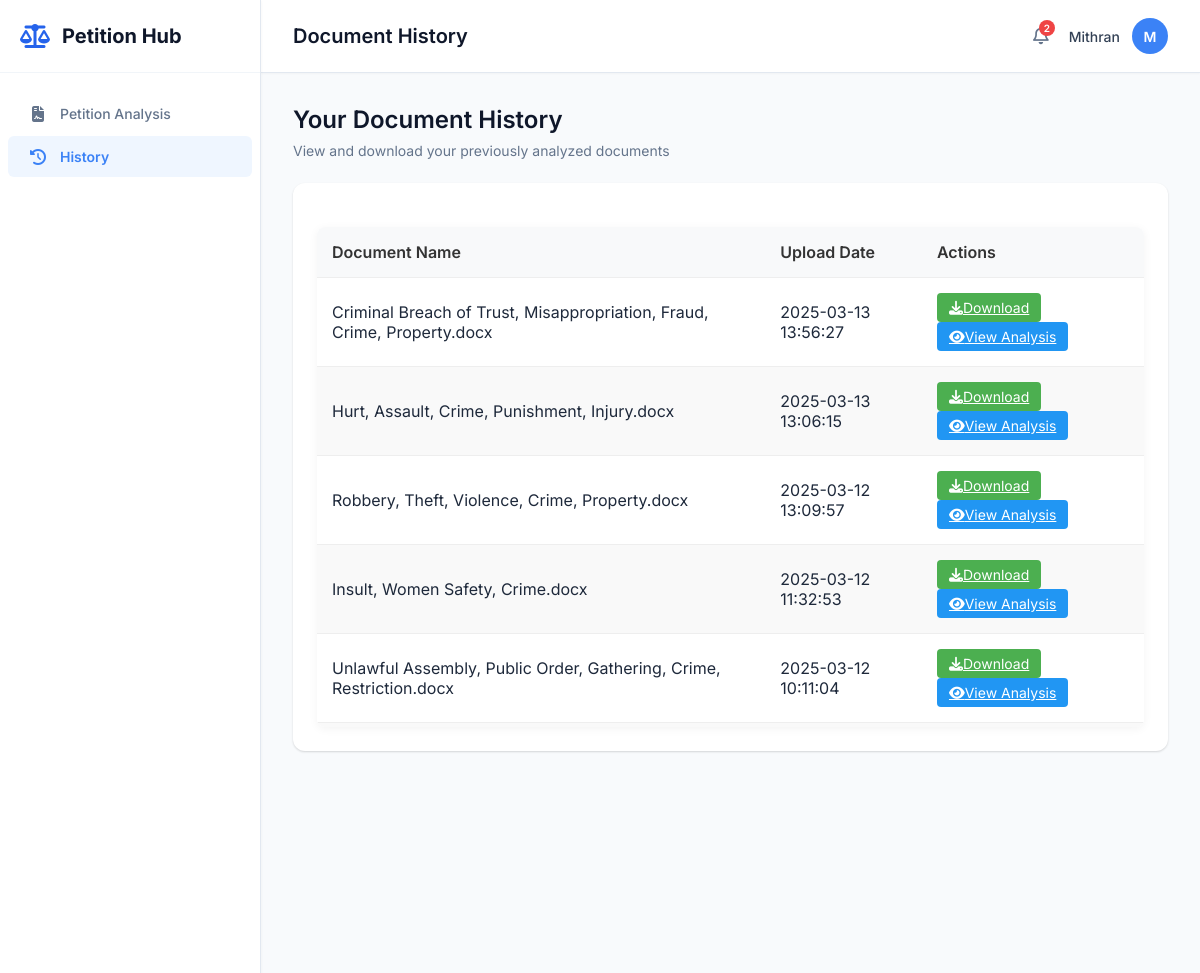
/history (signed in, upper part), run on an earlier commit of the app's database.
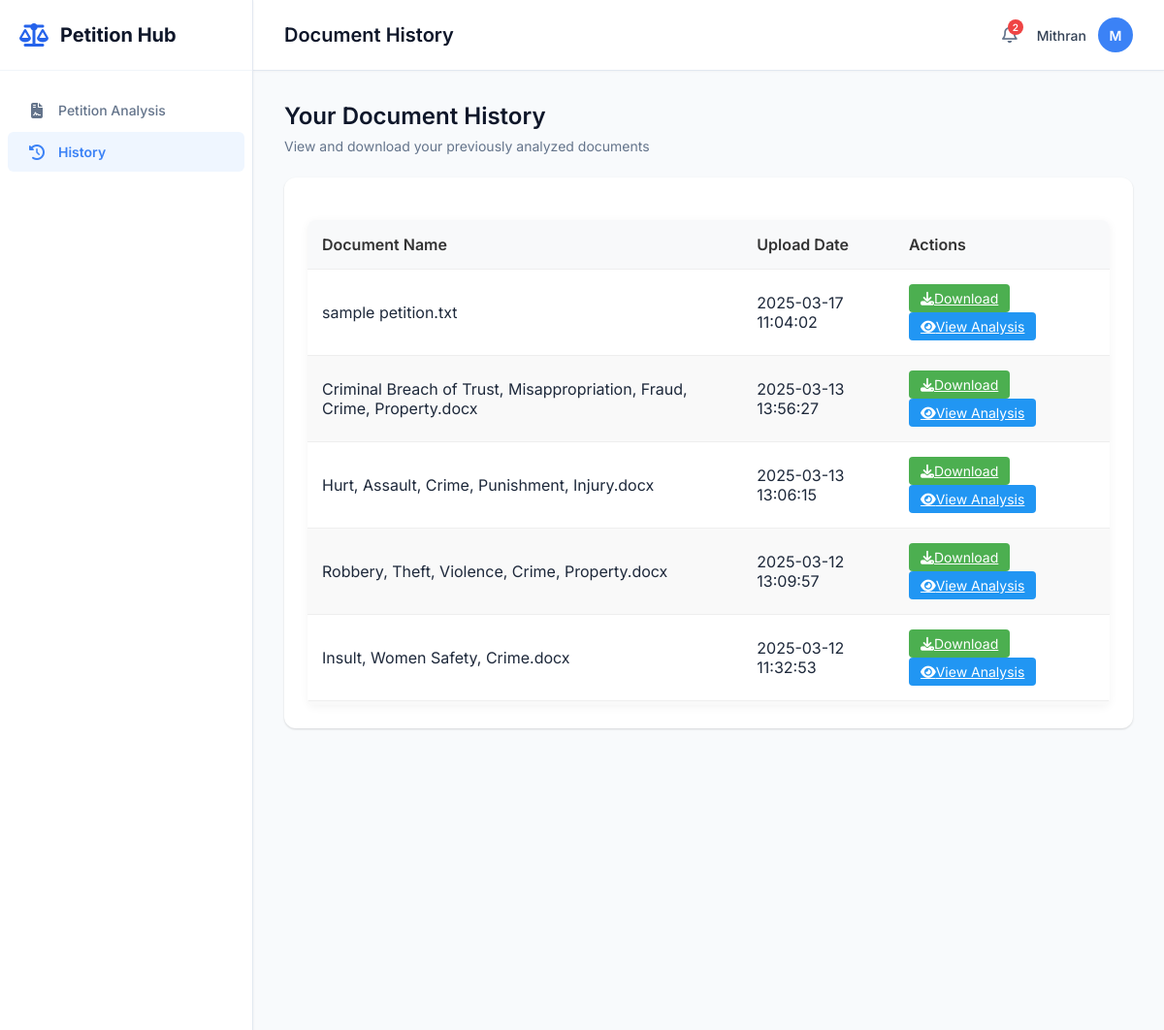
And on a later commit of the database.
### tables this page shows
CREATE TABLE document_history (
                        doc_id TEXT PRIMARY KEY,
                        user_id INTEGER NOT NULL,
                        filename TEXT NOT NULL,
                        original_filename TEXT NOT NULL,
                        upload_date TIMESTAMP NOT NULL,
                        analysis_results TEXT,
                        file_path TEXT NOT NULL,
                        FOREIGN KEY (user_id) REFERENCES users (user_id)
                    );

### app.py (the view)
@app.route('/history')
def history():
    if 'username' not in session:
        return redirect(url_for('login'))
    documents = get_user_documents(session['username'])
    return render_template('history.html', username=session['username'], documents=documents)

### db_connection.py (called while the page is built)
def create_connection(db_file):
    os.makedirs(os.path.dirname(db_file), exist_ok=True)
    conn = None
    try:
        conn = sqlite3.connect(db_file)
        return conn
    except sqlite3.Error as e:
        print(f"Database connection error: {e}")
    return conn

def get_user_id(username):
    db_path = os.path.join(os.path.dirname(__file__), 'database.db')
    conn = create_connection(db_path)
    if conn is None:
        print("Failed to create database connection.")
        return None
    with conn:
        cur = conn.cursor()
        cur.execute("SELECT user_id FROM users WHERE username=?", (username,))
        result = cur.fetchone()
        return result[0] if result else None

def get_user_documents(username):
    user_id = get_user_id(username)
    if not user_id:
        return []
    db_path = os.path.join(os.path.dirname(__file__), 'database.db')
    conn = create_connection(db_path)
    if conn is None:
        print("Failed to create database connection.")
        return []
    with conn:
        cur = conn.cursor()
        cur.execute(
            "SELECT doc_id, original_filename, upload_date, file_path FROM document_history WHERE user_id=? ORDER BY upload_date DESC",
            (user_id,)
        )
        return cur.fetchall()

### templates/history.html (shortened to what this page needs)
<!DOCTYPE html>
<html lang="en">
<head>
    <link rel="stylesheet" href="{{ url_for('static', filename='style.css') }}">
    <link rel="stylesheet" href="https://cdnjs.cloudflare.com/ajax/libs/font-awesome/6.4.0/css/all.min.css">
</head>
<body class="home-body">
    <div class="app-container">
        <aside class="sidebar">
            <div class="sidebar-header">
                <div class="logo">
                    <i class="fas fa-scale-balanced"></i>
                    <span>Petition Hub</span>
                </div>
            </div>
            <nav class="sidebar-nav">
                <ul>
                    <li><a href="{{ url_for('home') }}"><i class="fas fa-file-contract"></i> Petition Analysis</a></li>
                    <li class="active"><a href="{{ url_for('history') }}"><i class="fas fa-history"></i> History</a></li>
                </ul>
            </nav>
        </aside>
        <main class="main-content">
            <header class="top-header">
                <div class="page-title">
                    <h1>Document History</h1>
                </div>
                <div class="user-profile">
                    <div class="notifications">
                        <i class="far fa-bell"></i>
                        <span class="notification-badge">2</span>
                    </div>
                    <div class="user-info">
                        <span class="username">{{ username }}</span>
                        <div class="avatar">
                            <span>{{ username[0] | upper }}</span>
                        </div>
                    </div>
                </div>
            </header>
            <div class="dashboard">
                <div class="dashboard-header">
                    <h2>Your Document History</h2>
                    <p>View and download your previously analyzed documents</p>
                </div>
                <div class="card">
                    <div class="card-content">
                        {% if documents and documents|length > 0 %}
                        <div class="table-container">
                            <table class="history-table">
                                <thead>
                                    <tr>
                                        <th>Document Name</th>
                                        <th>Upload Date</th>
                                        <th>Actions</th>
                                    </tr>
                                </thead>
                                <tbody>
                                    {% for doc in documents %}
                                    <tr>
                                        <td>{{ doc[1] }}</td>
                                        <td>{{ doc[2] }}</td>
                                        <td>
                                            <a href="{{ url_for('download_document', doc_id=doc[0]) }}" class="action-btn download-btn">
                                                <i class="fas fa-download"></i> Download
                                            </a>
                                            <a href="{{ url_for('view_analysis', doc_id=doc[0]) }}" class="action-btn view-btn">
                                                <i class="fas fa-eye"></i> View Analysis
                                            </a>
                                        </td>
                                    </tr>
                                    {% endfor %}
                                </tbody>
                            </table>
                        </div>
                        {% endif %}
                    </div>
                </div>
            </div>
        </main>
    </div>
</body>
</html>

### static/style.css (style rules this page uses)
body { font-family: 'Inter', 'Segoe UI', 'Roboto', sans-serif; background: linear-gradient(135deg, #f5f7fa 0%, #c3cfe2 100%); margin: 0; padding: 0; display: flex; justify-content: center; align-items: center; min-height: 100vh; color: #333; }
h1 { color: #333; font-size: 28px; margin-bottom: 20px; }
body { font-family: Arial, sans-serif; }
.home-body { display: block; background: #f8fafc; min-height: 100vh; margin: 0; padding: 0; font-family: 'Inter', sans-serif; color: #1e293b; }
.app-container { display: flex; width: 100%; height: 100vh; overflow: hidden; }
.sidebar { width: 260px; background: #ffffff; border-right: 1px solid #e2e8f0; display: flex; flex-direction: column; height: 100%; box-shadow: 0 1px 3px rgba(0, 0, 0, 0.05); z-index: 10; }
.sidebar-header { padding: 24px 20px; border-bottom: 1px solid #f1f5f9; }
.logo { display: flex; align-items: center; font-weight: 700; font-size: 20px; color: #0f172a; }
.logo i { font-size: 24px; margin-right: 12px; color: #2563eb; }
.sidebar-nav { flex: 1; padding: 20px 0; overflow-y: auto; }
.sidebar-nav ul { list-style: none; padding: 0; margin: 0; }
.sidebar-nav li { margin-bottom: 2px; }
.sidebar-nav a { display: flex; align-items: center; padding: 12px 20px; color: #64748b; text-decoration: none; font-weight: 500; font-size: 14px; border-radius: 6px; margin: 0 8px; transition: all 0.2s ease; }
.sidebar-nav a i { margin-right: 12px; font-size: 16px; width: 20px; text-align: center; }
.sidebar-nav li.active a { background: #eff6ff; color: #3b82f6; font-weight: 600; }
.main-content { flex: 1; display: flex; flex-direction: column; overflow: hidden; background: #f8fafc; }
.top-header { height: 72px; display: flex; align-items: center; justify-content: space-between; padding: 0 32px; background: #ffffff; border-bottom: 1px solid #e2e8f0; box-shadow: 0 1px 2px rgba(0, 0, 0, 0.03); }
.page-title h1 { font-size: 20px; font-weight: 600; color: #0f172a; margin: 0; }
.user-profile { display: flex; align-items: center; gap: 20px; }
.notifications { position: relative; cursor: pointer; }
.notifications i { font-size: 18px; color: #64748b; }
.notification-badge { position: absolute; top: -6px; right: -6px; background: #ef4444; color: white; font-size: 10px; font-weight: 600; width: 16px; height: 16px; border-radius: 50%; display: flex; align-items: center; justify-content: center; }
.user-info { display: flex; align-items: center; gap: 12px; }
.username { font-size: 14px; font-weight: 500; color: #334155; }
.avatar { width: 36px; height: 36px; background: #3b82f6; border-radius: 50%; display: flex; align-items: center; justify-content: center; color: white; font-weight: 600; font-size: 14px; }
.dashboard { flex: 1; padding: 32px; overflow-y: auto; }
.dashboard-header { margin-bottom: 24px; }
.dashboard-header h2 { font-size: 24px; font-weight: 600; color: #0f172a; margin: 0 0 8px 0; }
.dashboard-header p { font-size: 14px; color: #64748b; margin: 0; }
.card { background: #ffffff; border-radius: 12px; box-shadow: 0 1px 3px rgba(0, 0, 0, 0.05), 0 1px 2px rgba(0, 0, 0, 0.1); margin-bottom: 24px; overflow: hidden; transition: transform 0.2s ease, box-shadow 0.2s ease; }
.card-content { padding: 24px; }

### templates/history.html (style rules this page uses)
.table-container { max-height: 500px; overflow-y: auto; border-radius: 8px; box-shadow: 0 2px 10px rgba(0, 0, 0, 0.05); margin-top: 20px; }
.history-table { width: 100%; border-collapse: collapse; background-color: #fff; }
.history-table th, .history-table td { padding: 15px; text-align: left; border-bottom: 1px solid #eee; }
.history-table th { background-color: #f8f9fa; font-weight: 600; color: #333; position: sticky; top: 0; z-index: 1; }
.history-table tr:nth-child(even) { background-color: #f9f9f9; }
.action-btn { padding: 6px 12px; border-radius: 4px; font-size: 14px; margin-right: 5px; cursor: pointer; transition: all 0.2s; border: none; display: inline-flex; align-items: center; justify-content: center; }
.download-btn { background-color: #4CAF50; color: white; }
.view-btn { background-color: #2196F3; color: white; }

What changed in the data, as far as the page shows it:
no longer on this page (row unchanged): document_history: original_filename "Unlawful Assembly, Public Order, Gathering, Crime, Restriction.docx", upload_date "2025-03-12 10:11:04"
added document_history: original_filename "sample petition.txt", upload_date "2025-03-17 11:04:02"
